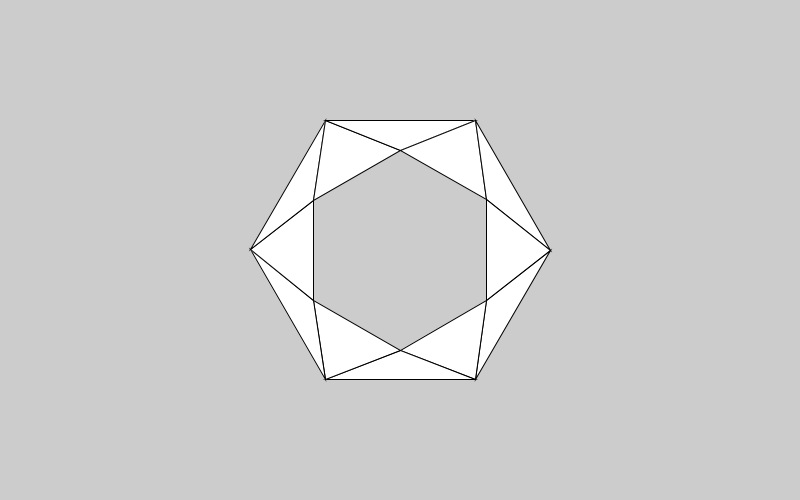
Frame 1 (no input)
Frame 60 (the mouse pressed at the canvas centre just before this capture): identical to frame 1, image omitted
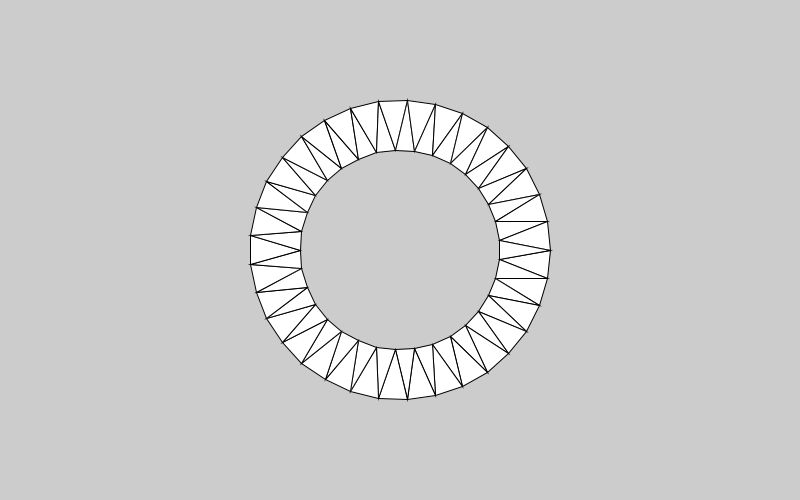
Frame 120 (the mouse held since frame 60 and released just before this capture)

The Processing sketch that drew these frames (run headless with seeded random() and noise(); from frame 60 on, the mouse is pressed at the canvas centre):

// Processing sketch: processing_122509
// ── processing_122509.pde


int x;
int y;
float outsideRadius = 150;
float insideRadius = 100;

void setup() {
  size(800, 500);
  background(204);
  x = width/2;
  y = height/2;
}

void draw() {
  background(204);
  
  int numPoints = int(map(mouseX, 0, width, 6, 60));
  float angle = 0;
  float angleStep = 180.0/numPoints;
    
  beginShape(TRIANGLE_STRIP); 
  for (int i = 0; i <= numPoints; i++) {
    float px = x + cos(radians(angle)) * outsideRadius;
    float py = y + sin(radians(angle)) * outsideRadius;
    angle += angleStep;
    vertex(px, py);
    px = x + cos(radians(angle)) * insideRadius;
    py = y + sin(radians(angle)) * insideRadius;
    vertex(px, py); 
    angle += angleStep;
  }
  endShape();
}
